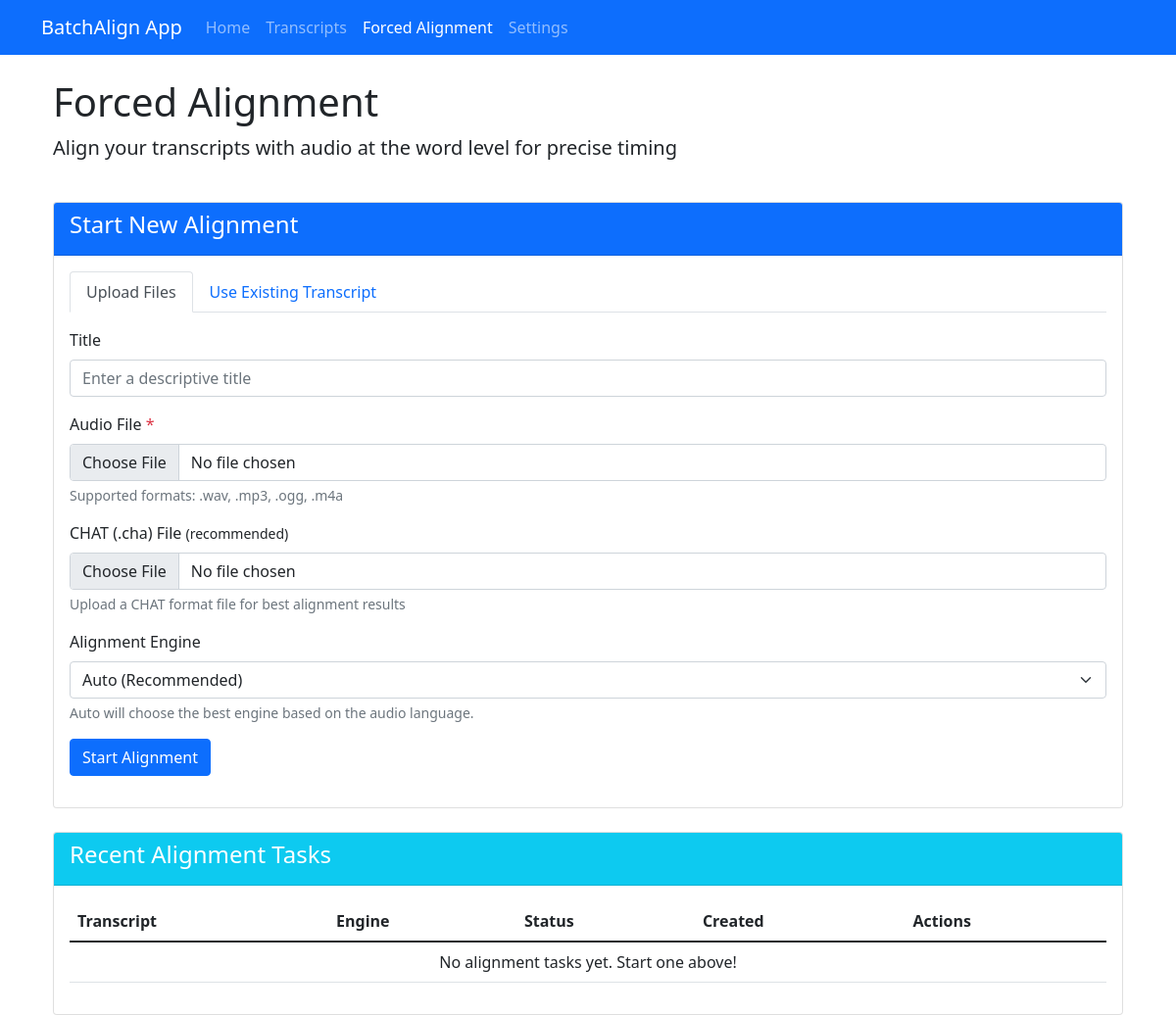
/forced-alignment/, run on an earlier commit of the app's database.
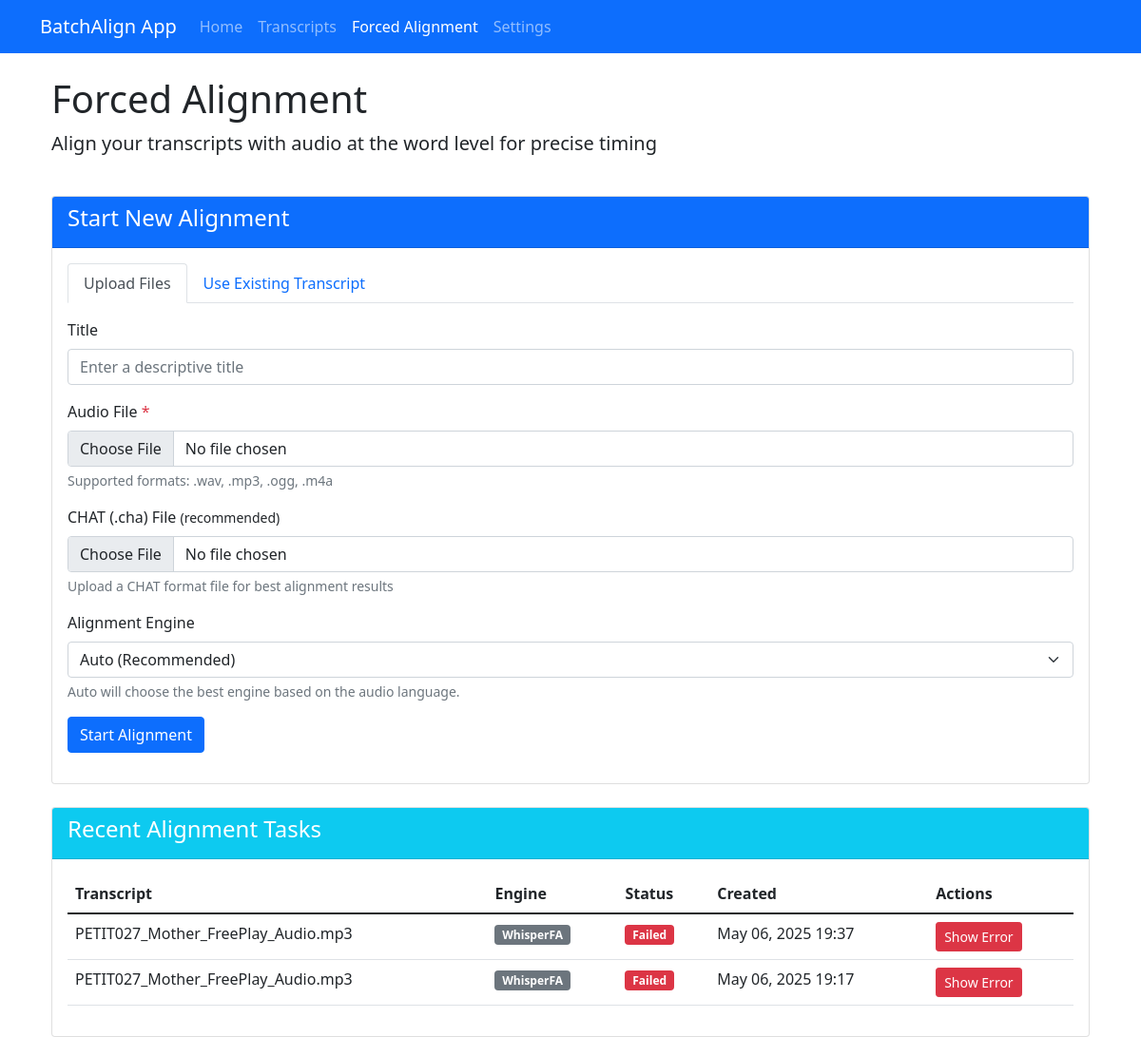
And on a later commit of the database.
### forced_alignment/models.py (models this page shows, shortened)
class ForcedAlignmentTask(models.Model):
    STATUS_CHOICES = [
        ('PENDING', 'Pending'),
        ('PROCESSING', 'Processing'),
        ('COMPLETED', 'Completed'),
        ('FAILED', 'Failed'),
    ]
    ENGINE_CHOICES = [
        ('WHISPER', 'WhisperFA'),
        ('WAV2VEC', 'Wave2VecFA'),
        ('AUTO', 'Auto'),
    ]
    audio_file = models.FileField(upload_to='forced_alignment/audio/', blank=True, null=True)
    cha_file = models.FileField(upload_to='forced_alignment/cha/', blank=True, null=True)
    original_transcript = models.ForeignKey(Transcript, on_delete=models.SET_NULL,
                                          related_name="alignment_tasks",
                                          blank=True, null=True)
    title = models.CharField(max_length=255, default="Untitled Alignment")
    word_timestamps = models.JSONField(null=True, blank=True)
    status = models.CharField(max_length=20, choices=STATUS_CHOICES, default='PENDING')
    engine_used = models.CharField(max_length=20, choices=ENGINE_CHOICES, default='AUTO')
    error_message = models.TextField(null=True, blank=True)
    created_at = models.DateTimeField(auto_now_add=True)
    updated_at = models.DateTimeField(auto_now=True)
    class Meta:
        ordering = ['-created_at']

### batch_processor/models.py (models this page shows, shortened)
class Transcript(models.Model):
    audio = models.OneToOneField(AudioFile, on_delete=models.CASCADE, related_name='transcript')
    raw_content = models.TextField(blank=True, null=True)  # Original Rev.ai output
    chat_content = models.TextField(blank=True, default='')  # CHAT format with default empty string
    diarization_data = models.JSONField(blank=True, null=True)  # Pyannote diarization output
    missing_segments = models.JSONField(blank=True, null=True)  # Segments with no ASR text
    speaker_mapping = models.ManyToManyField(SpeakerMap, blank=True)  # Link to speaker mappings
    created_at = models.DateTimeField(auto_now_add=True)
    pyannote_processed = models.BooleanField(default=False)  # Track if Pyannote has processed this file
    format = models.CharField(max_length=20, default='CHAT')  # Format of the transcript (CHAT, JSON, etc.)

class AudioFile(models.Model):
    title = models.CharField(max_length=200)
    audio_file = models.FileField(upload_to='uploads/', blank=True, null=True)
    input_folder = models.CharField(max_length=500, blank=True, null=True)  # Renamed for clarity
    uploaded_at = models.DateTimeField(auto_now_add=True)

### forced_alignment/views.py (the view)
# urls.py: path('', views.index, name='index'),
def index(request):
    alignment_tasks = ForcedAlignmentTask.objects.all()
    transcripts = Transcript.objects.all()
    context = {
        'transcripts': transcripts,
        'alignment_tasks': alignment_tasks
    }
    return render(request, 'forced_alignment/index.html', context)

### forced_alignment/templates/forced_alignment/index.html (shortened to what the changed rows need)
{% extends "batch_processor/base.html" %}
{% load static %}
{% block content %}
<div class="container mt-4">
    <div class="row mb-4">
        <div class="col">
            <h1>Forced Alignment</h1>
        </div>
    </div>
    <div class="card">
        <div class="card-body">
            <div class="table-responsive">
                <table class="table table-hover">
                    <thead>
                        <tr>
                            <th>Transcript</th>
                            <th>Engine</th>
                            <th>Status</th>
                            <th>Created</th>
                            <th>Actions</th>
                        </tr>
                    </thead>
                    <tbody>
                        {% for task in alignment_tasks %}
                        <tr>
                            <td>
                                {% if task.original_transcript %}
                                {{ task.original_transcript.audio.title }}
                                {% else %}
                                {{ task.title }}
                                {% endif %}
                            </td>
                            <td><span class="badge bg-secondary">{{ task.get_engine_used_display }}</span></td>
                            <td>
                                {% if task.status == 'COMPLETED' %}
                                <span class="badge bg-success">Completed</span>
                                {% elif task.status == 'PROCESSING' %}
                                <span class="badge bg-warning">Processing</span>
                                {% elif task.status == 'PENDING' %}
                                <span class="badge bg-info">Pending</span>
                                {% elif task.status == 'FAILED' %}
                                <span class="badge bg-danger">Failed</span>
                                {% endif %}
                            </td>
                            <td>{{ task.created_at|date:"M d, Y H:i" }}</td>
                            <td>
                                {% if task.status == 'COMPLETED' %}
                                <a href="{% url 'forced_alignment:detail' task.id %}" class="btn btn-sm btn-primary">View Results</a>
                                {% elif task.status == 'FAILED' %}
                                <button class="btn btn-sm btn-danger" onclick="showError('{{ task.id }}')">Show Error</button>
                                {% else %}
                                <button class="btn btn-sm btn-info" onclick="checkStatus('{{ task.id }}')">Check Status</button>
                                {% endif %}
                            </td>
                        </tr>
                        {% empty %}
                        <tr>
                            <td colspan="5" class="text-center">No alignment tasks yet. Start one above!</td>
                        </tr>
                        {% endfor %}
                    </tbody>
                </table>
            </div>
        </div>
    </div>
</div>
{% endblock %}

What changed in the data, as far as the page shows it:
added ForcedAlignmentTask: original_transcript.audio "PETIT027_Mother_FreePlay_Audio.mp3", engine_used "WhisperFA", status "Failed", created_at "May 06, 2025 19:37"
added ForcedAlignmentTask: original_transcript.audio "PETIT027_Mother_FreePlay_Audio.mp3", engine_used "WhisperFA", status "Failed", created_at "May 06, 2025 19:17"
Also different on the page:
text no longer shown: "No alignment tasks yet. Start one above!"
